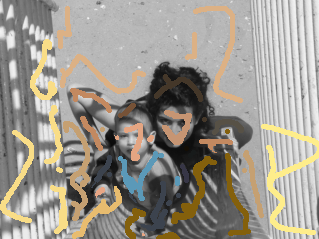
//> input picture colorization/colorization_using_optimization/images/marked/yellow_m.bmp, 319 x 239 px
$ ./colorize   (built with g++ and OpenCV 4)
//> lines starting //> are read from the running program, lines starting //| are printed output that depends on the picture; after the words box and inside, x2 and y2 are one past the last pixel; in counts of white or black regions, pixels touching at a corner belong together
//> further down, gray_image is the input picture: 239 rows x 319 cols, CV_8UC3; mean B, G, R 142, 150.9, 155.6
// C++
#include <cmath>
#include <vector>
#include <iostream>
#include <assert.h>
#include <filesystem>
// 矩阵运算
#include <Eigen/Sparse>
// 图像处理
#include <opencv2/opencv.hpp>


namespace {

    void run(const std::function<void()>& work=[]{}, const std::string message="") {
        auto start = std::chrono::steady_clock::now();
        work();
        auto finish = std::chrono::steady_clock::now();
        auto duration = std::chrono::duration_cast<std::chrono::milliseconds>(finish - start);
        std::cout << message << " " << duration.count() << " ms" <<  std::endl;
    }

    void cv_show(const cv::Mat& one_image, const char* info="") {
        cv::imshow(info, one_image);
        cv::waitKey(0);
        cv::destroyAllWindows();
    }

    bool cv_write(const cv::Mat& source, const std::string save_path) {
        return cv::imwrite(save_path, source, std::vector<int>({cv::IMWRITE_PNG_COMPRESSION, 0}));
    }

    void cv_info(const cv::Mat& one_image) {
        std::cout << "高  :  " << one_image.rows << "\n宽  :  " << one_image.cols << "\n通道 :  " << one_image.channels() << std::endl;
        std::cout << "步长 :  " << one_image.step << std::endl;
        std::cout << "是否连续" << std::boolalpha << one_image.isContinuous() << std::endl;
    }

    cv::Mat cv_concat(const std::vector<cv::Mat> images, const bool v=false) {
        cv::Mat result;
        if(not v) cv::hconcat(images, result);
        else cv::vconcat(images, result);
        return result;
    }

    cv::Mat make_pad(const cv::Mat& one_image, const int pad_H, const int pad_W) {
        cv::Mat padded_image;
        cv::copyMakeBorder(one_image, padded_image, pad_H, pad_H, pad_W, pad_W, cv::BORDER_REPLICATE);
        return padded_image;
    }

    inline float square(const float x) {
        return x * x;
    }
}


cv::Mat colorize_using_optimization(const cv::Mat& gray_image, const cv::Mat& scrawl_image, const int kernel_size=7, const float min_var=1.f) {
//> called with kernel_size = 3, min_var = 1
    // 半径
    const int radius = (kernel_size - 1) >> 1;

	// BGR -> YUV, 提取出灰度图和涂鸦的颜色通道
	cv::Mat gray_image_yuv, scrawl_image_yuv;
	cvtColor(gray_image, gray_image_yuv, cv::COLOR_RGB2YUV);
//> gray_image_yuv: 239 rows x 319 cols, CV_8UC3; mean of channels 0, 1, 2 148.8, 131.4, 122.1
	cvtColor(scrawl_image, scrawl_image_yuv, cv::COLOR_RGB2YUV);

	// 获取信息
	const int H = scrawl_image.rows;
//> H = 239
	const int W = scrawl_image.cols;
//> W = 319
	const int length = H * W;
//> length = 76241
	const int neighbor_num = kernel_size * kernel_size - 1; // 局部窗口的其它像素有多少个

	// 提取出 Y 通道, 因为后面计算局部窗口权重要根据亮度之差得到
	cv::Mat Y(H, W, CV_8UC1);
	uchar* const Y_ptr = Y.data;
	for(int i = 0;i < length; ++i) Y_ptr[i] = gray_image_yuv.data[3 * i] * 1.f; // 转成 float
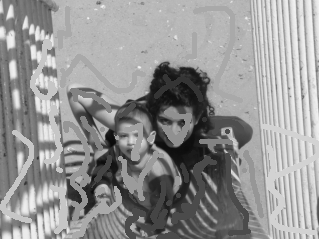
//> Y: 239 rows x 319 cols, CV_8UC1; min 10, max 246, mean 148.8

	// 记录哪些位置是有颜色的, 做了涂鸦
	cv::Mat mask = cv::Mat::zeros(H, W, CV_8UC1);
	uchar* const mask_ptr = mask.data;
	for(int i = 0;i < length; ++i) {
        if(scrawl_image_yuv.data[3 * i + 1] != 128 or
	       scrawl_image_yuv.data[3 * i + 2] != 128) // U, V 任一通道 128 是没有颜色
	        mask_ptr[i] = 1; // U, V 中至少有一个通道的值不是 128, 有颜色
	}
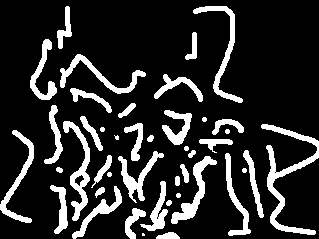
//> mask: 239 rows x 319 cols, CV_8UC1; values 0 (black) and 1 (white), 16.8% white; 43 white regions (2 under 20 px), largest, box (x1, y1, x2, y2) and area: (261, 124, 319, 235) 1359, (63, 121, 90, 221) 850, (193, 6, 243, 103) 780


	// 构造 A
	std::vector< Eigen::Triplet<float> > A_list;
	A_list.reserve(length * kernel_size * kernel_size); // 一共 length 个点要求解, 每个点最多有 kernel_size * kernel_size 个数参与方程
	for (int x = 0; x < H; ++x) {
	    for (int y = 0; y < W; ++y) {
	        // 获取局部窗口中心点的 id(位置)
	        const int center = x * W + y;
			// 每一个中心点在 A 中的系数都是 1.0
            A_list.emplace_back(center, center,1.0);
            // 如果这个点没有涂鸦, 说明可以构建约束方程
			if (mask_ptr[center] == 0) {
				// 找边界
				const int x_min = std::max(0, x - radius);
				const int x_max = std::min(H - 1, x + radius);
				const int y_min = std::max(0, y - radius);
				const int y_max = std::min(W - 1, y + radius);
                // 计算局部窗口均值
                int valid_cnt = 0, offset[neighbor_num];
                float window_mean = 0;
                for (int i = x_min; i <= x_max; ++i)
                    for (int j = y_min; j <= y_max; ++j) {
                        const int pos = i * W + j;
                        window_mean += Y_ptr[pos];  // 加上这个点的亮度值
                        offset[valid_cnt++] = pos;  // 记录有效点的偏移量, 一共 valid_cnt 个有效点
                    }
                window_mean /= valid_cnt;
                // 计算局部窗口方差
                float window_var = 0;
                for(int k = 0;k < valid_cnt; ++k)
                    window_var += square(Y_ptr[offset[k]] - window_mean);
                window_var /= valid_cnt;
                window_var = std::max(min_var, window_var);
                // 计算局部窗口的邻域点和中心点的差距, 算权重
                float weight_temp[valid_cnt];
                float weight_sum = 0;
                for(int k = 0;k < valid_cnt; ++k) {
                    const float weight = std::exp(-square(Y_ptr[offset[k]] - Y_ptr[center]) / (2 * window_var));
                    weight_sum += weight;
                    weight_temp[k] = weight;
                }
                // 局部窗口内归一化的权重 weight, 取负号填入 A 矩阵, 位置是第 center 行, 第 offset[k]
                for(int k = 0;k < valid_cnt; ++k)
                    A_list.emplace_back(center, offset[k], - weight_temp[k] / weight_sum);
			}
		}
	}
//> after the loop, A_list = 643746 items
	// 从 list 填到稀疏矩阵中, 这个速度比 insert 快得多
	Eigen::SparseMatrix<float> A(length, length);
	A.setFromTriplets(A_list.begin(), A_list.end());
	A.makeCompressed();

    // 构造 b
	Eigen::VectorXf b_u(length);
	Eigen::VectorXf b_v(length);
	b_u.setZero(); // 初始化为 0
	b_v.setZero();
	for (int x = 0; x < H; ++x) {
	    for (int y = 0; y < W; ++y) {
	        const int pos = x * W + y;
            if (mask_ptr[pos] != 0) { // 如果这个点有涂鸦
                b_u(pos) = scrawl_image_yuv.data[3 * pos + 1]; // b 方程记住 U 颜色
                b_v(pos) = scrawl_image_yuv.data[3 * pos + 2]; // b 方程记住 V 颜色
            }
        }
	}

    // 稀疏矩阵解 Ax = b 线性方程组
    Eigen::SparseLU< Eigen::SparseMatrix<float> > solver;
	solver.compute(A);
	const Eigen::VectorXf u_result = solver.solve(b_u);
	const Eigen::VectorXf v_result = solver.solve(b_v);

    // 把解的 U, V 拷贝到结果上
	cv::Mat colored(H, W, CV_8UC3);
	for(int x = 0;x < H; ++x) {
	    uchar* const res_ptr = colored.data + x * W * 3;
	    uchar* const gray_ptr = gray_image_yuv.data + x * W * 3;
	    for(int y = 0;y < W; ++y) {
	        const int pos = 3 * y;
	        res_ptr[pos] = gray_ptr[pos];
	        res_ptr[pos + 1] = u_result(x * W + y);
	        res_ptr[pos + 2] = v_result(x * W + y);
	    }
	}
//> colored: 239 rows x 319 cols, CV_8UC3; mean of channels 0, 1, 2 148.8, 148.8, 88.7
	return colored;
}


int main() {
	// 读取图像
	const std::string gray_path("./images/input/yellow_m.bmp");
	const std::string scrawl_path("./images/marked/yellow_m.bmp");
	const cv::Mat gray_image = cv::imread(gray_path);
	const cv::Mat scrawl_image = cv::imread(scrawl_path);
    assert(not gray_image.empty() and not scrawl_image.empty() and "读取图像失败 !");

    // 定义超参
	constexpr int kernel_size = 3;

	// 上色
	auto colored = colorize_using_optimization(gray_image, scrawl_image, kernel_size, 1.f);

    // YUV 结果转化成 BGR
	cv::cvtColor(colored, colored, cv::COLOR_YUV2RGB);
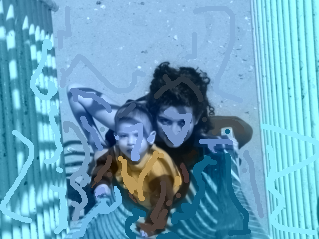
//> colored: 239 rows x 319 cols, CV_8UC3; mean R, G, B 104.1, 163.2, 189.5

    // 保存与展示
    std::filesystem::path save_dir("./images/output/");
    if(not std::filesystem::exists(save_dir))
//> (the run ends here: the program stops with an error, at `std::filesystem::create_directories(save_dir);`)

$ run again, with colorization/colorization_using_optimization/images/marked/monaco_m.bmp copied over colorization/colorization_using_optimization/images/marked/yellow_m.bmp
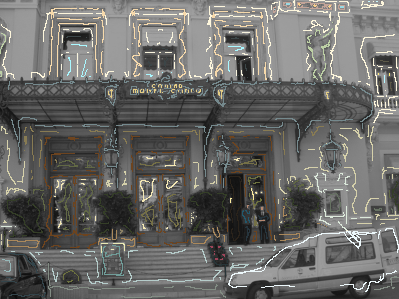
//> input picture colorization/colorization_using_optimization/images/marked/monaco_m.bmp, 399 x 299 px
//> gray_image is the input picture: 299 rows x 399 cols, CV_8UC3; mean B, G, R 101.3, 103.7, 104
//> gray_image_yuv: 299 rows x 399 cols, CV_8UC3; mean of channels 0, 1, 2 103, 128.5, 126.5
//> after the loop in colorize_using_optimization, `for(int i = 0;i < length; ++i)`:
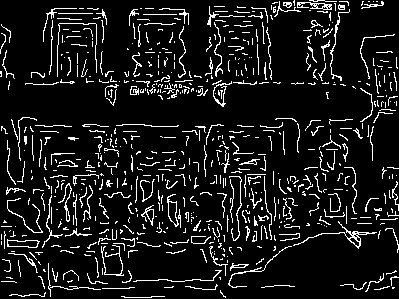
//> mask: 299 rows x 399 cols, CV_8UC1; values 0 (black) and 1 (white), 9.8% white in thin lines or dots
//> after the loop in colorize_using_optimization, `for (int x = 0; x < H; ++x)`: A_list = 1083553 items
//> `cv::cvtColor(colored, colored, cv::COLOR_YUV2RGB);`:
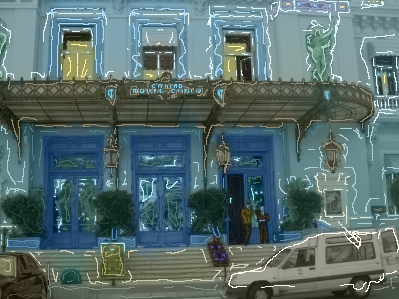
//> colored: 299 rows x 399 cols, CV_8UC3; mean R, G, B 87.6, 109.6, 109.7
